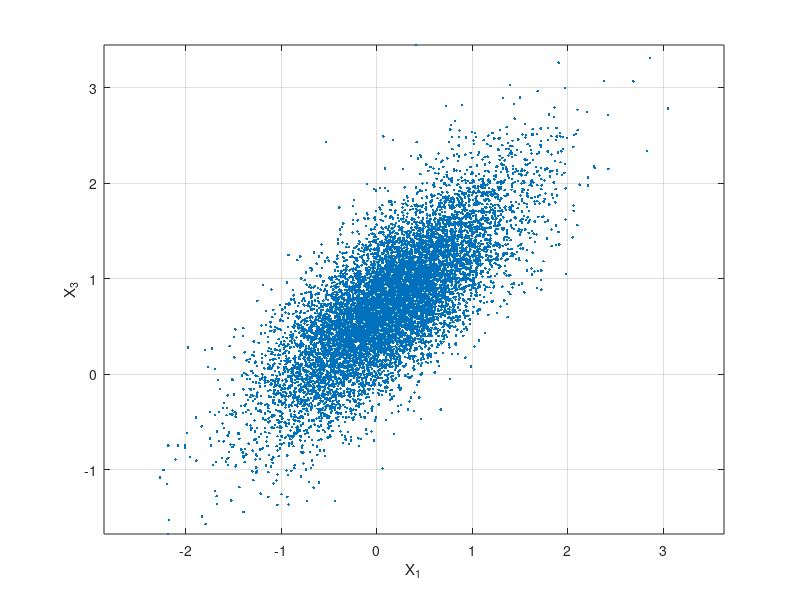

Here is the MATLAB script that generated this plot: (Note: this script raises an error after producing the figure.)
%% Exercise 1.3.3 Elliptical variables: radial-uniform representation
% author: Giuseppe Mascolo
% Generate 10,000 simulation from a 30-dimensional elliptical random
% varible X = mu + R*A*U

N=30; %matrix dimension
Nsimul = 10000; %number of simulations

%% We need A in order to generate a simulation
A = rand(N);    % NxN random matrix
sigma = A' * A; % creates a symmetric positive matrix sigma
mu = rand(N,1); % N-dim vetor mu

%% We need U in order to generate a simulation
%we generate Nsimul simulations of a normal distribution with:
%location mu vector of zeros, covariance matrix = identity
Y = mvnrnd(zeros(N,1),eye(N),Nsimul); 

%we know that the normal multivariate distribution is spherically
%symmetric so from (2.259) R=||Y|| and U= Y/||Y||
%{with sum(X,2) we sum the rows elements of X instead of the column ones}
R = sqrt(sum(Y.*Y,2));     % R=||Y|| appear to be a radial distribution 
                           % (that in our normal case is the square root 
                           % of chi-square with N degrees of freedom)
                           % [remember that a chi square is the sum of
                           % squared normal distributions]
                           
U = Y./(R*ones(1,N));      % U= Y/||Y|| uniform distribution on unit sphere

%% We now need R 
%from exercise R is lognormal with given nu and tau square 
nu = 0.1;
tau2 = 0.04;
tau = sqrt(tau2);
R_New = lognrnd(nu,tau,Nsimul,1); %generates lognormal simulations

%% We can now generate N-variate elliptical distribution simulations
X = ones(Nsimul,1)*mu' + (R_New*ones(1,N)).*(U*A');   % (as defined)

%% plots

% visualize projection on m-n coordinates
m=1;
n=3;
figure
plot(X(:,m),X(:,n),'.')
axis equal
grid on
xlabel(sprintf('X_%d',m))
ylabel(sprintf('X_%d',n))

% visualize n-th marginal
n=4;
NumBins=round(10*log(NumSimul));
figure
hist(X(:,n),NumBins);
grid on
xlabel(sprintf('X_%d',n))




